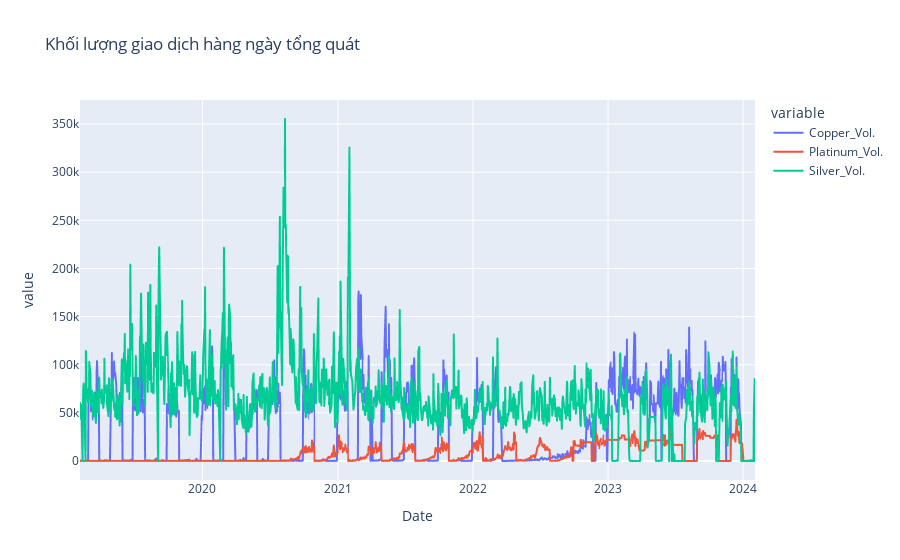

The cell this chart's notebook holds for it:
### Code cell
fig = px.line(data_frame=df_volume,title='Khối lượng giao dịch hàng ngày tổng quát')
fig.show()

### Figure 1 — Plotly figure (JSON) as saved in the notebook; plotly's stock layout.template omitted (floating-point values rounded to 4 significant figures; data arrays with more than 128 entries replaced by an {"elided": "..."} marker saying what was removed)
{"data": [{"hovertemplate": "variable=Copper_Vol.<br>Date=%{x}<br>value=%{y}<extra></extra>", "legendgroup": "Copper_Vol.", "line": {"color": "#636efa", "dash": "solid"}, "marker": {"symbol": "circle"}, "mode": "lines", "name": "Copper_Vol.", "showlegend": true, "type": "scattergl", "x": {"elided": "1243 str values"}, "xaxis": "x", "y": {"elided": "1243 float values"}, "yaxis": "y"}, {"hovertemplate": "variable=Platinum_Vol.<br>Date=%{x}<br>value=%{y}<extra></extra>", "legendgroup": "Platinum_Vol.", "line": {"color": "#EF553B", "dash": "solid"}, "marker": {"symbol": "circle"}, "mode": "lines", "name": "Platinum_Vol.", "showlegend": true, "type": "scattergl", "x": {"elided": "1243 str values"}, "xaxis": "x", "y": {"elided": "1243 float values"}, "yaxis": "y"}, {"hovertemplate": "variable=Silver_Vol.<br>Date=%{x}<br>value=%{y}<extra></extra>", "legendgroup": "Silver_Vol.", "line": {"color": "#00cc96", "dash": "solid"}, "marker": {"symbol": "circle"}, "mode": "lines", "name": "Silver_Vol.", "showlegend": true, "type": "scattergl", "x": {"elided": "1243 str values"}, "xaxis": "x", "y": {"elided": "1243 float values"}, "yaxis": "y"}], "layout": {"legend": {"title": {"text": "variable"}, "tracegroupgap": 0}, "title": {"text": "Khối lượng giao dịch hàng ngày tổng quát"}, "xaxis": {"anchor": "y", "domain": [0, 1], "title": {"text": "Date"}}, "yaxis": {"anchor": "x", "domain": [0, 1], "title": {"text": "value"}}}}
